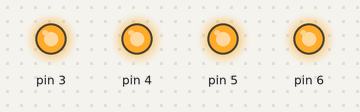
The sketch below on a simulated Arduino Uno, built with avr-gcc and run on an emulated ATmega328P. On the bench: output pins drawn as LEDs (lit = HIGH).

Above: at 0.5 s.
At 3.5 s:
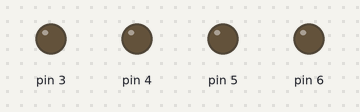
Timing chart, 0 to 4.6 s (numbered marks = the images above):
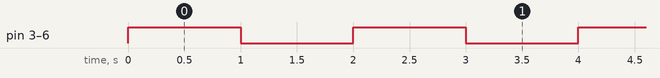

The sketch:

led-4.ino
```cpp
void setup() {
  pinMode(3,OUTPUT);
  pinMode(4,OUTPUT);
  pinMode(5,OUTPUT);
  pinMode(6,OUTPUT);
}

void loop() {
  digitalWrite(3,1);
  digitalWrite(4,1);
  digitalWrite(5,1);
  digitalWrite(6,1);
  delay(1000);
  digitalWrite(3,0);
  digitalWrite(4,0);
  digitalWrite(5,0);
  digitalWrite(6,0);
  delay(1000);
}
```

Measured:
- by itself, pin 3–6: alternates HIGH for 1.0 s and LOW for 1.0 s
